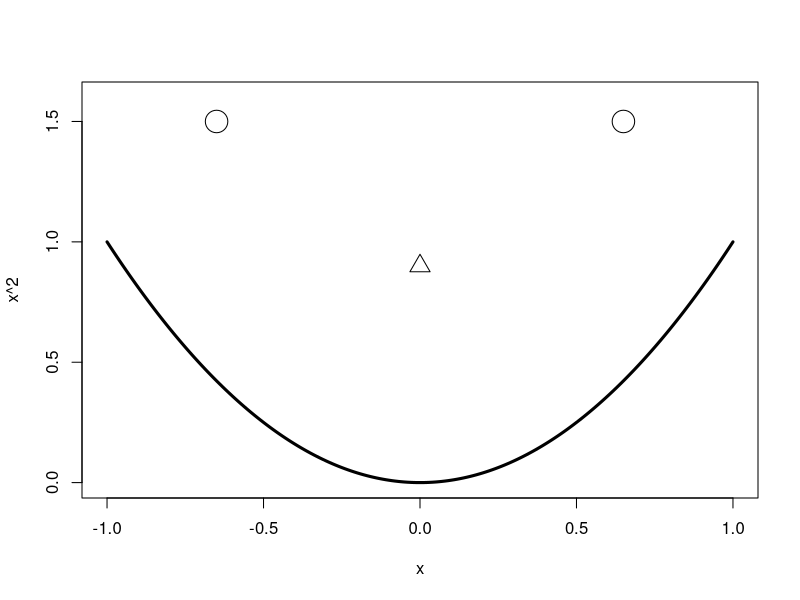

Recreate this plot in R.
## ---- chunk 1
x <- seq(-1,1, .01)
plot(x, x^2, type = "l", ylim = c(0,1.6), lwd = 3)
points(c(-.65, .65), c(1.5,1.5), cex = 3)
points(0, .9, pch = 2, cex = 2)
